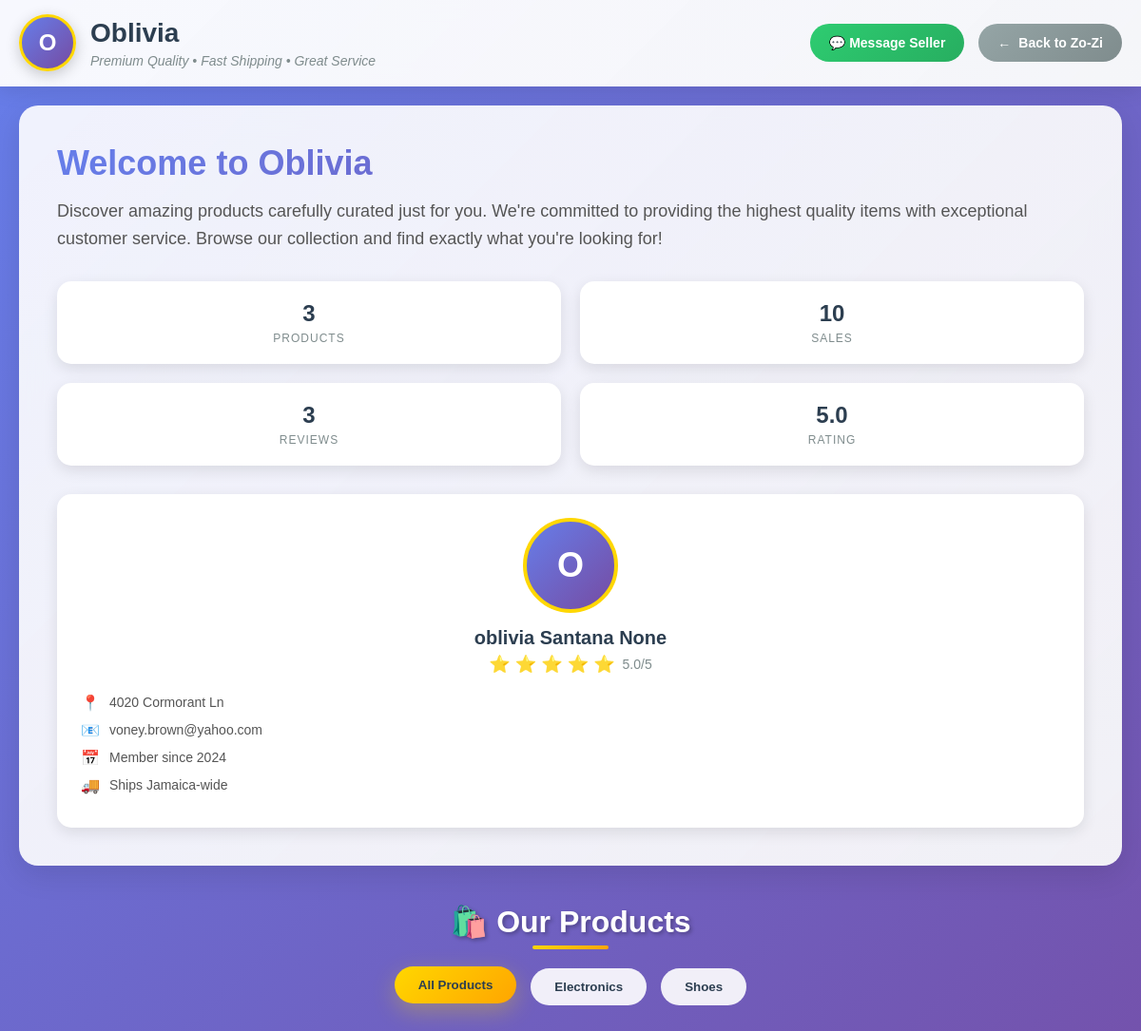
The page /seller/voney.brown@yahoo.com on the database its author committed.
### tables this page shows
CREATE TABLE users (
            email TEXT PRIMARY KEY,
            password TEXT,
            first_name TEXT,
            last_name TEXT,
            is_seller BOOLEAN,
            is_support BOOLEAN DEFAULT FALSE,
            phone_number TEXT,
            address TEXT,
            parish TEXT,
            post_office TEXT,
            profile_picture TEXT,
            discount_used BOOLEAN DEFAULT FALSE,
            notification_preference TEXT,
            business_name TEXT,
            business_address TEXT,
            security_question TEXT,
            security_answer TEXT,
            discount_applied BOOLEAN DEFAULT FALSE,
            gender TEXT,
            delivery_address TEXT,
            billing_address TEXT
        , whatsapp_number TEXT);

CREATE TABLE products (
            product_key TEXT PRIMARY KEY,
            name TEXT,
            price REAL,
            description TEXT,
            image_url TEXT,
            image_urls TEXT,
            shipping TEXT,
            brand TEXT,
            category TEXT,
            original_cost REAL,
            roi REAL,
            sizes TEXT,
            seller_email TEXT,
            sold INTEGER DEFAULT 0,
            clicks INTEGER DEFAULT 0,
            likes INTEGER DEFAULT 0,
            posted_date TEXT,
            amount INTEGER,
            FOREIGN KEY (seller_email) REFERENCES users(email)
        );

### app.py (the view)
@app.route('/seller/<seller_email>')
def seller_store(seller_email):
    try:
        with get_db() as conn:
            cursor = conn.cursor()
            cursor.execute('''
                SELECT u.email, u.first_name, u.last_name, u.business_name, u.business_address,
                       u.profile_picture, u.phone_number, u.parish,
                       AVG(sr.rating) as avg_rating, COUNT(sr.rating) as rating_count,
                       COUNT(DISTINCT p.product_key) as product_count,
                       SUM(p.sold) as total_sales
                FROM users u
                LEFT JOIN seller_ratings sr ON u.email = sr.seller_email
                LEFT JOIN products p ON u.email = p.seller_email
                WHERE u.email = ? AND u.is_seller = 1
                GROUP BY u.email
            ''', (seller_email,))
            seller = cursor.fetchone()
            if not seller:
                return render_template('404.html', error="Seller not found"), 404
            seller_data = dict(seller)
            seller_data['avg_rating'] = round(seller_data['avg_rating'], 1) if seller_data['avg_rating'] else 0
            seller_data['rating_count'] = seller_data['rating_count'] or 0
            seller_data['product_count'] = seller_data['product_count'] or 0
            seller_data['total_sales'] = seller_data['total_sales'] or 0
            seller_data['join_date'] = '2024'
            seller_data['business_description'] = None
            cursor.execute('''
                SELECT * FROM products
                WHERE seller_email = ?
                ORDER BY posted_date DESC, clicks DESC
            ''', (seller_email,))
            products = []
            categories = set()
            for row in cursor.fetchall():
                product_data = dict(row)
                try:
                    product_data['image_urls'] = json.loads(product_data['image_urls'])
                    product_data['sizes'] = json.loads(product_data['sizes'])
                except:
                    product_data['image_urls'] = [product_data['image_url']] if product_data['image_url'] else []
                    product_data['sizes'] = {}
                products.append(product_data)
                if product_data['category']:
                    categories.add(product_data['category'])
            product_categories = sorted(list(categories))
        cart_data = get_cart_items()
        return render_template(
            'enhanced_seller_store.html',  # Use the new template
            seller=seller_data,
            products=products,
            product_categories=product_categories,
            cart_items=cart_data['items'],
            cart_total=cart_data['total'],
            discount=cart_data['discount'],
            user=session.get('user'),
            cart_item_count=cart_data['cart_item_count']
        )
    except Exception as e:
        logger.error(f"Error in enhanced seller_store: {e}")
        return redirect(url_for('find_sellers'))
    @app.route('/seller/<seller_email>')
    def seller_store(seller_email):
        """Enhanced individual seller's store page"""
        try:
            with get_db() as conn:
                cursor = conn.cursor()
                cursor.execute('''
                    SELECT u.email, u.first_name, u.last_name, u.business_name, u.business_address,
                           u.profile_picture, u.phone_number, u.parish,
                           AVG(sr.rating) as avg_rating, COUNT(sr.rating) as rating_count,
                           COUNT(DISTINCT p.product_key) as product_count,
                           SUM(p.sold) as total_sales
                    FROM users u
                    LEFT JOIN seller_ratings sr ON u.email = sr.seller_email
                    LEFT JOIN products p ON u.email = p.seller_email
                    WHERE u.email = ? AND u.is_seller = 1
                    GROUP BY u.email
                ''', (seller_email,))
                seller = cursor.fetchone()
                if not seller:
                    return render_template('404.html', error="Seller not found"), 404
                seller_data = dict(seller)
                seller_data['avg_rating'] = round(seller_data['avg_rating'], 1) if seller_data['avg_rating'] else 0
                seller_data['rating_count'] = seller_data['rating_count'] or 0
                seller_data['product_count'] = seller_data['product_count'] or 0
                seller_data['total_sales'] = seller_data['total_sales'] or 0
                seller_data['join_date'] = '2024'
                seller_data['business_description'] = None
                cursor.execute('''
                    SELECT * FROM products
                    WHERE seller_email = ?
                    ORDER BY posted_date DESC, clicks DESC
                ''', (seller_email,))
                products = []
                categories = set()
                for row in cursor.fetchall():
                    product_data = dict(row)
                    try:
                        product_data['image_urls'] = json.loads(product_data['image_urls'])
                        product_data['sizes'] = json.loads(product_data['sizes'])
                    except:
                        product_data['image_urls'] = [product_data['image_url']] if product_data['image_url'] else []
                        product_data['sizes'] = {}
                    products.append(product_data)
                    if product_data['category']:
                        categories.add(product_data['category'])
                product_categories = sorted(list(categories))
            cart_data = get_cart_items()
            return render_template(
                'enhanced_seller_store.html',  # Use the new template
                seller=seller_data,
                products=products,
                product_categories=product_categories,
                cart_items=cart_data['items'],
                cart_total=cart_data['total'],
                discount=cart_data['discount'],
                user=session.get('user'),
                cart_item_count=cart_data['cart_item_count']
            )
        except Exception as e:
            logger.error(f"Error in enhanced seller_store: {e}")
            return redirect(url_for('find_sellers'))

### app.py (called while the page is built, shortened)
@app.context_processor
def inject_csrf_token():
    return dict(csrf_token=generate_csrf)

@app.context_processor
def inject_csrf_token():
    return dict(csrf_token=generate_csrf)

def get_db():
    conn = sqlite3.connect('zo-zi.db')
    conn.row_factory = sqlite3.Row
    return conn

def get_cart_items():
    try:
        cart = session.get('cart', {})
        if not cart:
            return {
                'items': [],
                'raw_total': 0.0,
                'discount': 0.0,
                'total': 0.0,
                'cart_item_count': 0
            }
    except sqlite3.Error as e:
        logger.error(f"Database error in get_cart_items: {e}\n{traceback.format_exc()}")
        return {
            'items': [],
            'raw_total': 0.0,
            'discount': 0.0,
            'total': 0.0,
            'cart_item_count': 0
        }

### templates/enhanced_seller_store.html (shortened to what this page needs)
<!DOCTYPE html>
<html lang="en">
<head>
</head>
<body>
    <header class="store-header">
        <nav class="store-nav">
            <div class="store-brand">
                {% if seller.profile_picture %}
                    <img src="{{ url_for('static', filename=seller.profile_picture) }}"
                         alt="{{ seller.business_name or seller.first_name }}"
                         class="store-logo"
                         onerror="this.style.display='none'; this.nextElementSibling.style.display='flex'">
                    <div class="default-logo" style="display: none;">
                        {{ (seller.business_name or seller.first_name or 'S')[0].upper() }}
                    </div>
                {% else %}
                    <div class="default-logo">
                        {{ (seller.business_name or seller.first_name or 'S')[0].upper() }}
                    </div>
                {% endif %}
                <div class="store-info">
                    <h1>{{ seller.business_name or (seller.first_name + "'s Store") }}</h1>
                    <div class="store-tagline">Premium Quality • Fast Shipping • Great Service</div>
                </div>
            </div>
            <div class="store-actions">
<button class="action-btn contact-btn" onclick="startChat('{{ seller.email }}')">
    💬 Message Seller
</button>
                <a href="{{ url_for('index') }}" class="action-btn back-btn">
                    <span>←</span> Back to Zo-Zi
                </a>
            </div>
        </nav>
    </header>
    <section class="store-hero">
        <div class="hero-content">
            <div class="hero-main">
                <h2>Welcome to {{ seller.business_name or (seller.first_name + "'s Store") }}</h2>
                <p class="hero-description">
                    {% if seller.business_description %}
                        {{ seller.business_description }}
                    {% else %}
                        Discover amazing products carefully curated just for you. We're committed to providing
                        the highest quality items with exceptional customer service. Browse our collection and
                        find exactly what you're looking for!
                    {% endif %}
                </p>
                <div class="store-stats">
                    <div class="stat-card">
                        <div class="stat-number">{{ seller.product_count or 0 }}</div>
                        <div class="stat-label">Products</div>
                    </div>
                    <div class="stat-card">
                        <div class="stat-number">{{ seller.total_sales or 0 }}</div>
                        <div class="stat-label">Sales</div>
                    </div>
                    <div class="stat-card">
                        <div class="stat-number">{{ seller.rating_count or 0 }}</div>
                        <div class="stat-label">Reviews</div>
                    </div>
                    <div class="stat-card">
                        <div class="stat-number">{{ "%.1f"|format(seller.avg_rating or 0) }}</div>
                        <div class="stat-label">Rating</div>
                    </div>
                </div>
            </div>
            <div class="hero-sidebar">
                <div class="seller-profile">
                    {% if seller.profile_picture %}
                        <img src="{{ url_for('static', filename=seller.profile_picture) }}"
                             alt="{{ seller.first_name }}"
                             class="seller-avatar"
                             onerror="this.style.display='none'; this.nextElementSibling.style.display='flex'">
                        <div class="default-avatar" style="display: none;">
                            {{ (seller.first_name or 'S')[0].upper() }}
                        </div>
                    {% else %}
                        <div class="default-avatar">
                            {{ (seller.first_name or 'S')[0].upper() }}
                        </div>
                    {% endif %}
                    <div class="seller-name">{{ seller.first_name }} {{ seller.last_name }}</div>
                    <div class="seller-rating">
                        <div class="stars">
                            {% if seller.avg_rating and seller.avg_rating > 0 %}
                                {% for i in range(5) %}
                                    {% if i < seller.avg_rating %}⭐{% else %}☆{% endif %}
                                {% endfor %}
                            {% else %}
                                ☆☆☆☆☆
                            {% endif %}
                        </div>
                        <span class="rating-text">
                            {% if seller.avg_rating and seller.avg_rating > 0 %}
                                {{ "%.1f"|format(seller.avg_rating) }}/5
                            {% else %}
                                No ratings yet
                            {% endif %}
                        </span>
                    </div>
                </div>
                <div class="seller-details">
                    <div class="detail-item">
                        <span class="detail-icon">📍</span>
                        <span>{{ seller.business_address or seller.parish or 'Jamaica' }}</span>
                    </div>
                    <div class="detail-item">
                        <span class="detail-icon">📧</span>
                        <span>{{ seller.email }}</span>
                    </div>
                    <div class="detail-item">
                        <span class="detail-icon">📅</span>
                        <span>Member since {{ seller.join_date or '2024' }}</span>
                    </div>
                    <div class="detail-item">
                        <span class="detail-icon">🚚</span>
                        <span>Ships Jamaica-wide</span>
                    </div>
                </div>
            </div>
        </div>
    </section>
    <section class="store-categories">
        <h2 class="section-title">🛍️ Our Products</h2>
        <div class="category-filters">
            <button class="filter-btn active" data-category="all">All Products</button>
            {% if product_categories %}
                {% for category in product_categories %}
                    <button class="filter-btn" data-category="{{ category }}">{{ category }}</button>
                {% endfor %}
            {% endif %}
        </div>
    </section>
</body>
</html>

### rows shown on the page
users: business_name "O", business_name "Oblivia", first_name "O", first_name "oblivia Santana", business_address "4020 Cormorant Ln", email "voney.brown@yahoo.com"
products: category "Electronics"
products: category "Shoes"

### other values the page prints
{{ seller.product_count or 0 }} "3"
{{ seller.total_sales or 0 }} "10"
{{ seller.rating_count or 0 }} "3"
{{ "%.1f"|format(seller.avg_rating or 0) }} "5.0"
{{ seller.last_name }} "None"
{{ "%.1f"|format(seller.avg_rating) }} "5.0"
{{ seller.join_date or '2024' }} "2024"
